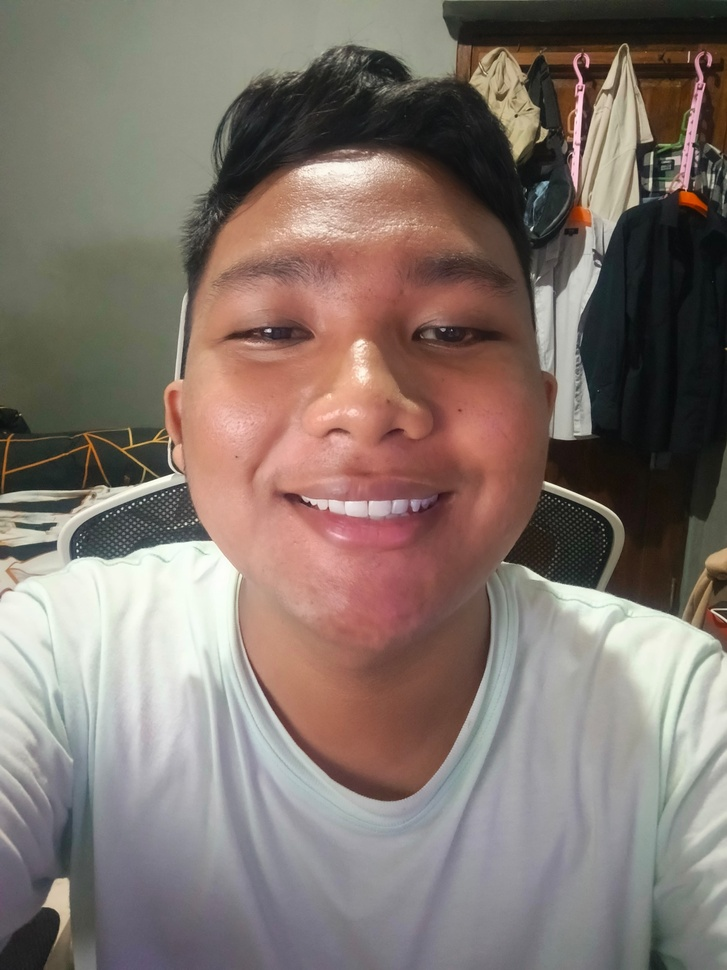
#> input picture data/test_fuad_3.jpg, 727 x 970 px, shrunk from 3120 x 4160 before the run
$ jupyter execute Test.ipynb
#> lines starting #> are read from the running program, lines starting #| are printed output that depends on the picture
[cell 1]
import numpy as np
from PIL import Image
import pandas as pd
from sklearn.model_selection import train_test_split, GridSearchCV
from sklearn.ensemble import RandomForestClassifier
from sklearn.metrics import accuracy_score, classification_report, confusion_matrix
from sklearn.preprocessing import StandardScaler
from sklearn.svm import SVC
import matplotlib.pyplot as plt
from skimage import color
from skimage.feature import local_binary_pattern
import joblib
from joblib import load
import csv
import cv2
import io

[cell 2]
dataset = pd.read_csv('Training.csv')
#> (reads Training.csv from the repository)
#> in main, image is the input picture: PIL image 727x970 RGB; mean R, G, B 130.4, 117.4, 110.1

dataset.head()

# [7 lines of commented-out code are left out]

[cell 3]
# Pisahkan fitur dan target
X = dataset.iloc[:, :-1].values
y = dataset.iloc[:, -1].values

# Bagi data menjadi data latih dan data uji
X_train, X_test, y_train, y_test = train_test_split(X, y, test_size=0.3, random_state=42)

scaler = StandardScaler()
X_train_scaled = scaler.fit_transform(X_train)
X_test_scaled = scaler.transform(X_test)

# latih menggunakan RandomForest
model = RandomForestClassifier(n_estimators=100, random_state=42)
model.fit(X_train_scaled, y_train)

# Prediksi label untuk data uji
y_pred = model.predict(X_test_scaled)

# Evaluasi performa model
accuracy = accuracy_score(y_test, y_pred)
report = classification_report(y_test, y_pred, zero_division=0)

print(f'Accuracy: {accuracy}')
print('Classification Report:')
print(report)

[cell 4]
#untuk crop bagian wajah saja
def crop_face(image):
    # Load the pre-trained Haar Cascade face detector
    face_cascade = cv2.CascadeClassifier(cv2.data.haarcascades + 'haarcascade_frontalface_default.xml')

    # Convert the image to grayscale
    gray = cv2.cvtColor(image, cv2.COLOR_BGR2GRAY)
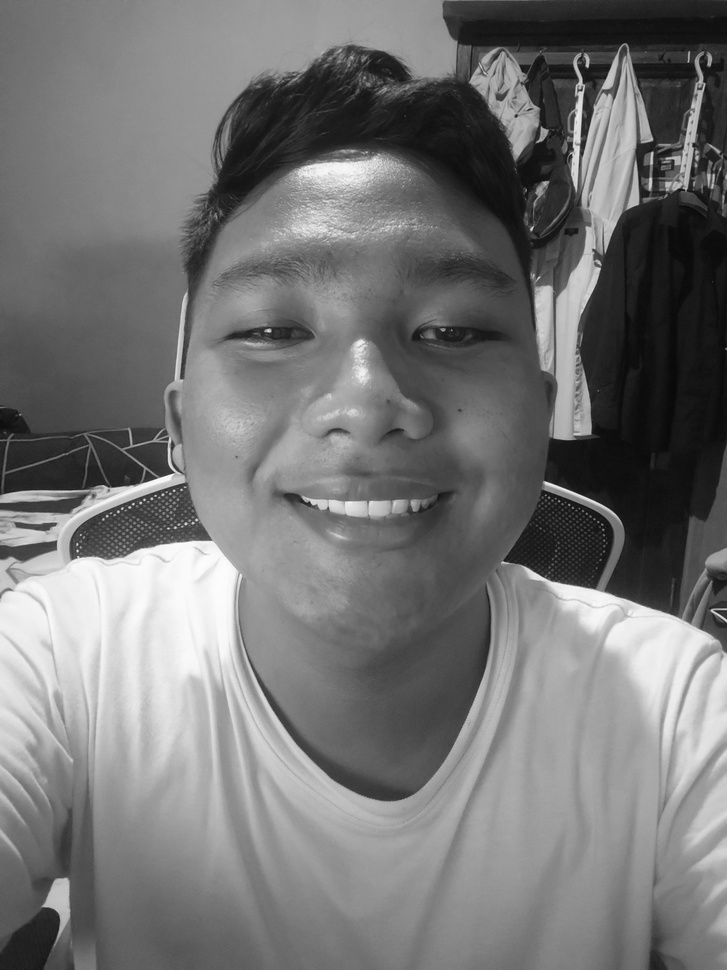
#> gray: shape (970, 727); min 7, max 254, mean 116.7

    # Detect faces in the image
    faces = face_cascade.detectMultiScale(gray, scaleFactor=1.1, minNeighbors=5, minSize=(30, 30))
#> faces = [[148, 174, 427, 427]]

    if len(faces) > 0:
        # Assume the largest face in the image is the face of interest
        largest_face = max(faces, key=lambda rect: rect[2] * rect[3])
#> largest_face = [148, 174, 427, 427]
        x, y, w, h = largest_face
#> x = 148; y = 174; w = 427; h = 427
        face = image[y:y+h, x:x+w]
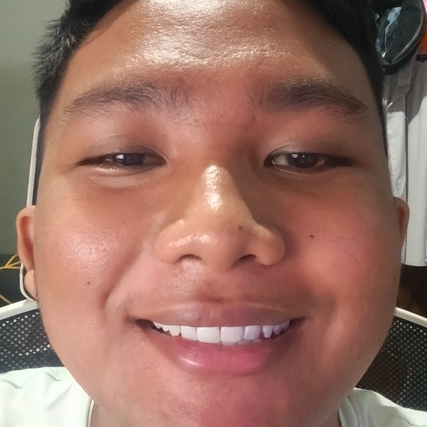
#> face: shape (427, 427, 3); mean R, G, B 152.3, 112.6, 100.5
        return face

#confert to Grayscale
def convert2gray(image):
    return color.rgb2gray(image)
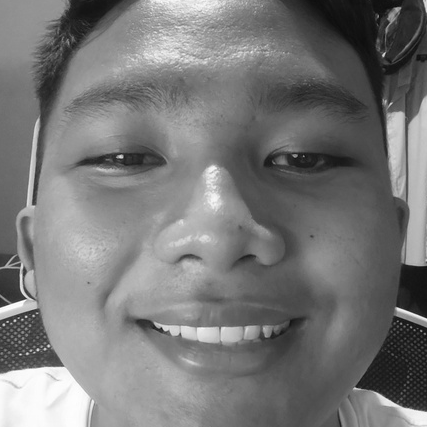
#> returned value: shape (427, 427) float64; min 0.0529, max 0.998, mean 0.471

#Normalisasi image
def normalize_image(image, range_min=0, range_max=1):
    # Pastikan citra dalam format float untuk menghindari masalah pembulatan
#> called with range_min = 0, range_max = 1
    image = image.astype(np.float32)
#> image: shape (427, 427) float32

    # Hitung nilai minimum dan maksimum dari citra
    min_val = np.min(image)
#> min_val = 0.0529
    max_val = np.max(image)
#> max_val = 0.998

    # Lakukan normalisasi
    normalized_image = (image - min_val) / (max_val - min_val)

    # Skalakan ke rentang yang diinginkan
    normalized_image = normalized_image * (range_max - range_min) + range_min

    return normalized_image

def extract_lbp_features(image, radius=3, n_points=8, method='uniform'):

#> called with radius = 3, n_points = 8, method = 'uniform'
    image = (image * 255).astype(np.uint8)

    # Hitung LBP
    lbp = local_binary_pattern(image, n_points, radius, method)
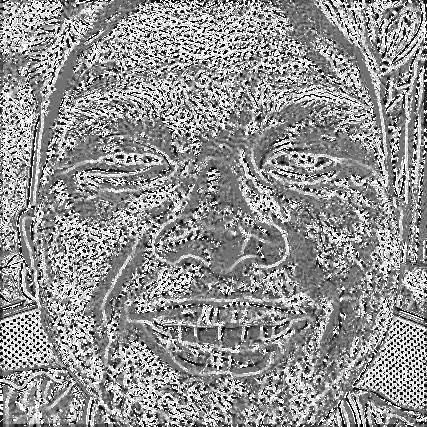
#> lbp: shape (427, 427) float64; min 0, max 9, mean 5.19; drawn with min black and max white

    # Hitung histogram LBP
    hist, _ = np.histogram(lbp.ravel(), bins=np.arange(0, n_points + 3), range=(0, n_points + 2))
#> hist = [8274, 12069, 9868, 19525, 34270, 22231, 11913, 14744, 11355, 38080]

    # Normalisasi histogram
    hist = hist.astype(float) / sum(hist)
#> hist = [0.0454, 0.0662, 0.0541, 0.107, 0.188, 0.122, 0.0653, 0.0809, 0.0623, 0.209]

    return hist

[cell 5]
def citra_digital_test(image):
    image_cropped = crop_face(image)
    image_grayscale = convert2gray(image_cropped)
    image_normalizedd = normalize_image(image_grayscale)
    image_lab = extract_lbp_features(image_normalizedd)
#> image_lab has the same summary as hist in extract_lbp_features

    return image_lab

[cell 6]
# [9 lines of commented-out code are left out]

[cell 7]
def main():
    image_path = "data/test_fuad_3.jpg"
    image = Image.open(image_path)
    image_test = np.array(image)
    result = citra_digital_test(image_test)
#> result has the same summary as hist in extract_lbp_features

    new_data = np.array(result)
#> new_data has the same summary as hist in extract_lbp_features

    array_reshaped = new_data.reshape(1, -1)

    # Penskalaan data menggunakan scaler yang sama dengan data latih
    scaler = StandardScaler()
    scaler.fit(X_train)
    X_new_scaled = scaler.transform(array_reshaped)

    # Lakukan prediksi dengan model yang telah dilatih
    new_predictions = model.predict(X_new_scaled)
#> new_predictions = [3]

    # Cetak hasil prediksi
    print("Hasil prediksi untuk data baru:", new_predictions[0])
#| Hasil prediksi untuk data baru: 3.0

    # Interpretasi hasil prediksi
    if new_predictions[0] == 0.0:
        print("Hasil Prediksi: Riski")
    elif new_predictions[0] == 1.0:
        print("Hasil Prediksi: Haikal")
    elif new_predictions[0] == 2.0:
        print("Hasil Prediksi: Bara")
    elif new_predictions[0] == 3.0:
        print("Hasil Prediksi: Fahrul")
    elif new_predictions[0] == 4.0:
        print("Hasil prediksi : Helga")

    # print(result)
    plt.imshow(image)
    plt.axis('off')
    plt.title('Image')
    plt.show()

main()
